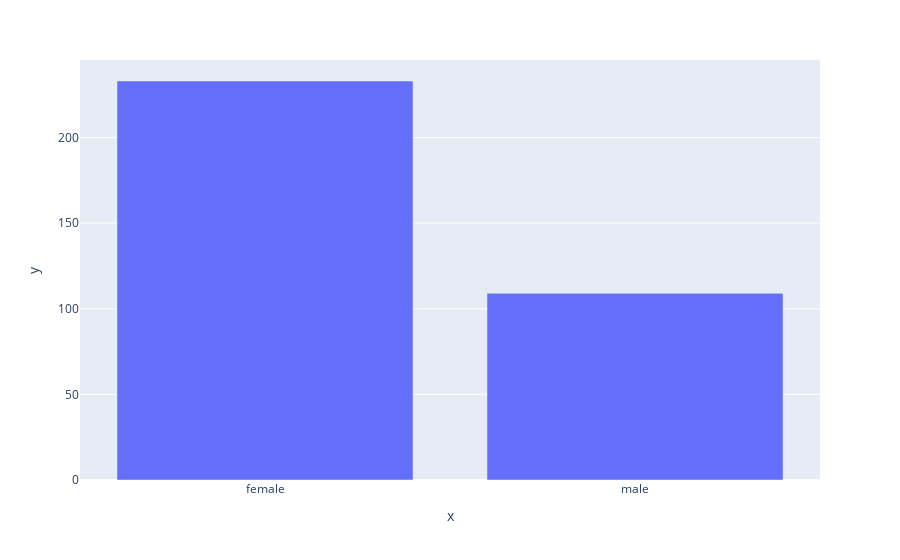

The notebook cell this image was saved under:
### Code cell
px.bar(x=titanic[titanic['survived']==1]['sex'].unique(),y=titanic[titanic['survived']==1]['sex'].value_counts())

### Figure 1 — Plotly figure (JSON) as saved in the notebook; plotly's stock layout.template omitted (floating-point values rounded to 4 significant figures)
{"data": [{"alignmentgroup": "True", "hovertemplate": "x=%{x}<br>y=%{y}<extra></extra>", "legendgroup": "", "marker": {"color": "#636efa", "pattern": {"shape": ""}}, "name": "", "offsetgroup": "", "orientation": "v", "showlegend": false, "textposition": "auto", "type": "bar", "x": ["female", "male"], "xaxis": "x", "y": [233, 109], "yaxis": "y"}], "layout": {"barmode": "relative", "legend": {"tracegroupgap": 0}, "margin": {"t": 60}, "xaxis": {"anchor": "y", "domain": [0, 1], "title": {"text": "x"}}, "yaxis": {"anchor": "x", "domain": [0, 1], "title": {"text": "y"}}}}
